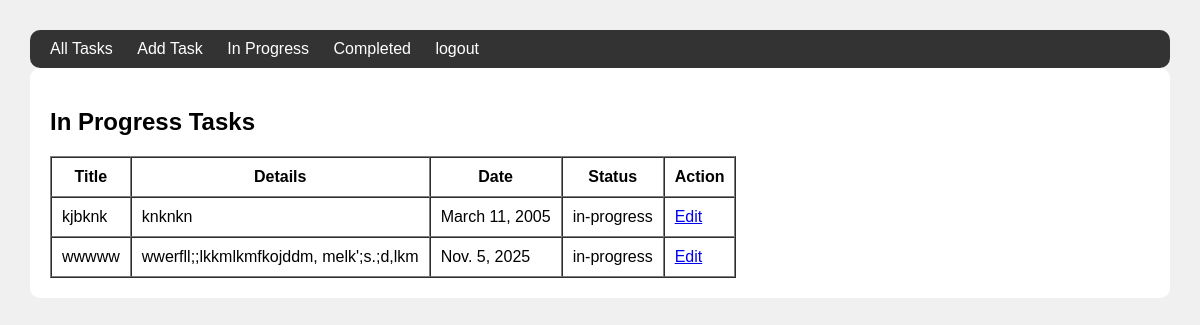
The app's page /in-progress/ with its own data.
### todoapp/models.py (models this page shows, shortened)
class Task(models.Model):
    STATUS_CHOICES = [
        ('in-progress', 'In Progress'),
        ('completed', 'Completed'),
    ]
    title = models.CharField(max_length=100)
    details = models.TextField()
    date = models.DateField()
    status = models.CharField(max_length=20, choices=STATUS_CHOICES, default='in-progress')

### todoapp/views.py (the view)
# urls.py: path('in-progress/', views.in_progress_tasks, name='in_progress_tasks'),
def in_progress_tasks(request):
    tasks = Task.objects.filter(status='in-progress')
    return render(request, 'in_progress.html', {'tasks': tasks})

### todoapp/templates/in_progress.html
{% extends 'base.html' %}
{% block content %}
<h2>In Progress Tasks</h2>
{% include 'task_list.html' %}
{% endblock %}

### todoapp/templates/task_list.html
<table border="1" cellspacing="0" cellpadding="10">
<tr>
    <th>Title</th>
    <th>Details</th>
    <th>Date</th>
    <th>Status</th>
    <th>Action</th>
</tr>
{% for task in tasks %}
<tr>
    <td>{{ task.title }}</td>
    <td>{{ task.details }}</td>
    <td>{{ task.date }}</td>
    <td>{{ task.status }}</td>
    <td><a href="{% url 'edit_task' task.id %}">Edit</a></td>
</tr>
{% empty %}
<tr><td colspan="5">No tasks found.</td></tr>
{% endfor %}
</table>

### todoapp/templates/base.html (style rules this page uses)
body { font-family: Arial; margin: 30px; background-color: #f0f0f0; }

### records on screen
Task: title "kjbknk", details "knknkn", date "March 11, 2005", status "in-progress"
Task: title "wwwww", details "wwerfll;;lkkmlkmfkojddm, melk';s.;d,lkm", date "Nov. 5, 2025", status "in-progress"
